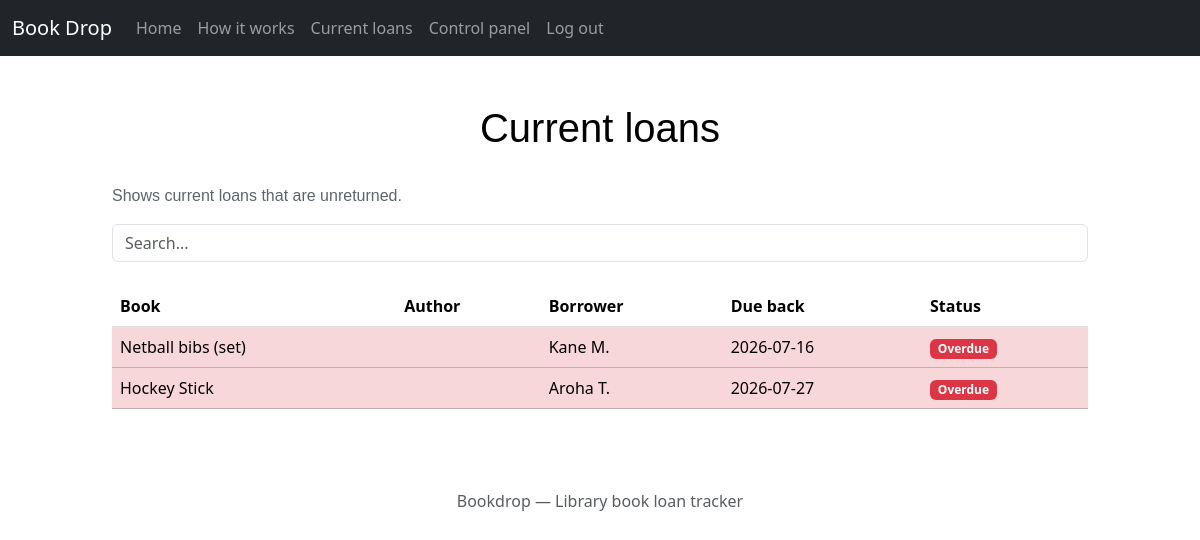
The page /view_loans.php (signed in) on the database its author committed.
### tables this page shows
CREATE TABLE IF NOT EXISTS loans (
    id             INT AUTO_INCREMENT PRIMARY KEY,
    item_name      VARCHAR(50)  NOT NULL,
    author         VARCHAR(250) NOT NULL,
    borrower_name  VARCHAR(50)  NOT NULL,
    borrowed_date  DATE         NOT NULL,
    due_back       DATE         NOT NULL,
    returned_date  DATE         NULL,       
    notes          VARCHAR(255) NULL,
    logged_by      INT          NULL,       
    FOREIGN KEY (logged_by) REFERENCES monitors(id)
);

### view_loans.php (the view, shortened to what this page needs)
<?php
require('includes/conn_1dt.php');
$stmt = $pdo->query("SELECT * FROM loans WHERE returned_date IS NULL ORDER BY due_back ASC");
$loans = $stmt->fetchAll();
$today = date('Y-m-d');
include('includes/header.php');
include('includes/nav.php');
?>
<div class="container-fluid">
    <div class="row">
        <div class="col-sm-1"></div>
        <div class="col-sm-10">
            <h1 class="pt-5 pb-4 text-center">Current loans</h1>
            <p style="color: #5e646d;"> Shows current loans that are unreturned. </p>
            <?php if (!$loans): ?>
                <p class="text-center">Nothing is currently out.</p>
            <?php else: ?>
                <div class="pb-4">
                    <input class="form-control" type="text" id="myInput" onkeyup="myFunction()" placeholder="Search...">
                </div>
                <table class="table table-hover" id="myTable">
                    <thead>
                        <tr>
                            <th scope="col">Book</th>
                            <th scope="col">Author</th>
                            <th scope="col">Borrower</th>
                            <th scope="col">Due back</th>
                            <th scope="col">Status</th>
                        </tr>
                    </thead>
                    <tbody>
                        <?php foreach ($loans as $loan): ?>
                            <?php $overdue = $loan['due_back'] < $today; ?>
                            <tr class="<?= $overdue ? 'table-danger' : '' ?>">
                                <td><?= htmlspecialchars($loan['item_name']) ?></td>
                                <td><?= htmlspecialchars($loan['author']) ?></td>
                                <td><?= htmlspecialchars($loan['borrower_name']) ?></td>
                                <td><?= htmlspecialchars($loan['due_back']) ?></td>
                                <td>
                                    <?php if ($overdue): ?>
                                        <span class="badge text-bg-danger">Overdue</span>
                                    <?php else: ?>
                                        <span class="badge text-bg-success">On time</span>
                                    <?php endif; ?>
                                </td>
                            </tr>
                        <?php endforeach; ?>
                    </tbody>
                </table>
            <?php endif; ?>
        </div>
        <div class="col-sm-1"></div>
    </div>
</div>
<?php include('includes/footer.php'); ?>

### css/style.css (style rules this page uses)
body { background-color:rgb(255, 255, 255); }
h1 { color:black;font-family: verdana;text-align:center }
p { color:black; font-family: arial;font-size:16; }
.pt-5 { color:black; font-family: arial;font-size:16; }

### rows shown on the page
loans: item_name "Netball bibs (set)", borrower_name "Kane M.", due_back "2026-07-16", shows "Overdue"
loans: item_name "Hockey Stick", borrower_name "Aroha T.", due_back "2026-07-27", shows "Overdue"
